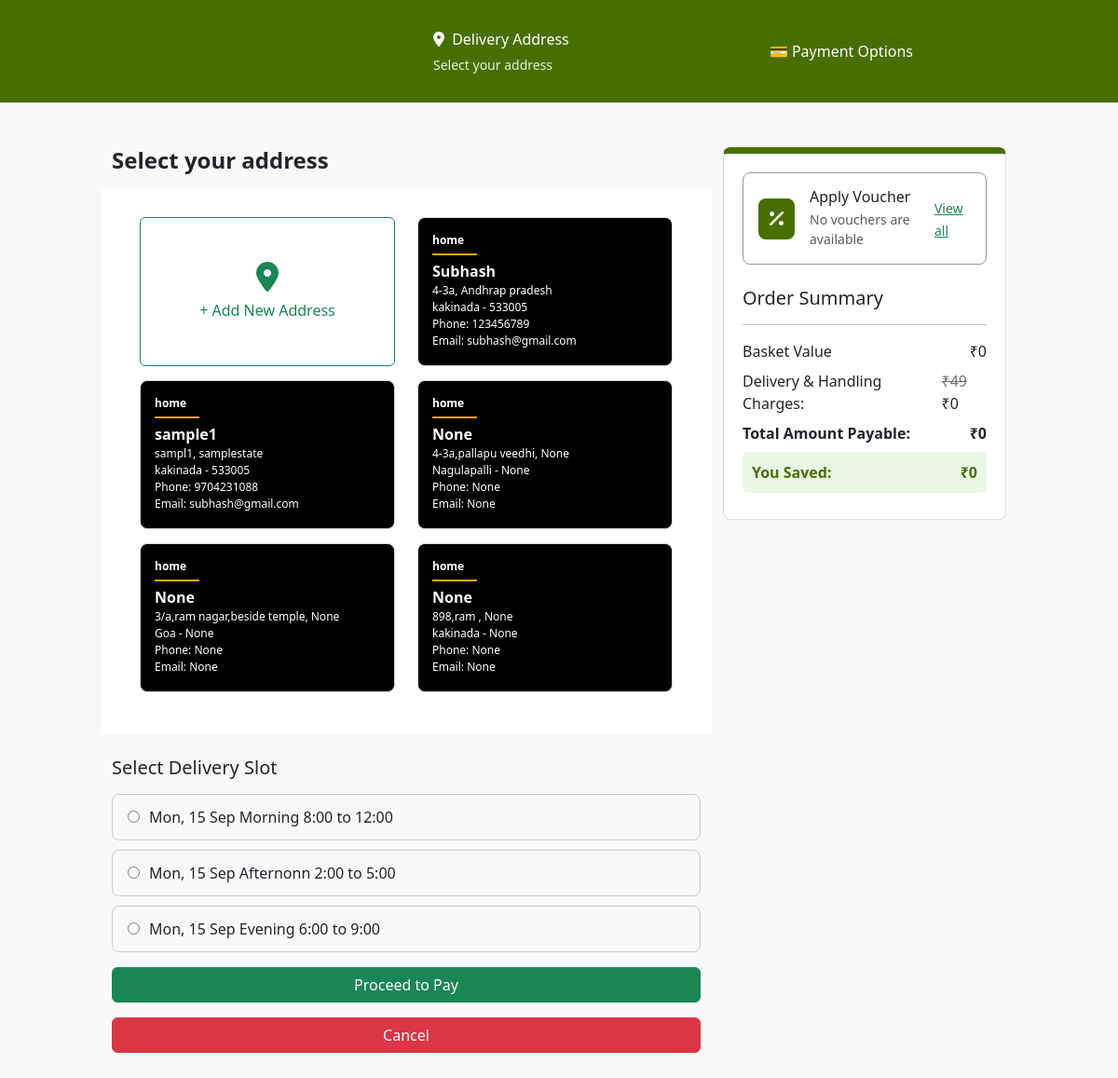
The page /razorpaym/checkout/ (signed in) on the database its author committed.
### accounts/models.py (models this page shows, shortened)
class Address(models.Model):
    user = models.ForeignKey(User, on_delete=models.CASCADE, related_name="addresses")
    customer_name = models.CharField(max_length=100, blank=True, null=True)
    customer_email = models.CharField(max_length=100, blank=True, null=True)
    customer_phone = models.CharField(max_length=100, blank=True, null=True)
    address_line = models.TextField()
    city = models.CharField(max_length=64)
    state = models.CharField(max_length=64, blank=True, null=True)
    pincode = models.CharField(max_length=12, blank=True, null=True)
    address_type = models.CharField(max_length=12, blank=True, null=True,default="home")
    is_default = models.BooleanField(default=False)

### orders/models.py (models this page shows)
class DeliverySlot(models.Model):
    date = models.DateField()
    slot_label = models.CharField(max_length=64)  # e.g. "7:00 AM - 10:00 AM"
    def __str__(self):
        return f"{self.date.strftime('%a, %d %b')} {self.slot_label}"

### razorpaym/views.py (the view, shortened to what this page needs)
# urls.py: path("checkout/", views.checkout_view, name="checkout"),
@csrf_exempt
def checkout_view(request):
    cart_items = CartItem.objects.filter(user=request.user)
    total_amount = sum(item.total_price for item in cart_items)
    savings = sum(item.saved for item in cart_items)
    if isinstance(request.user, AnonymousUser):
        cartcount = 0
    else:
        cartcount = CartItem.objects.filter(user=request.user).count()
    addresses = request.user.addresses.all()
    slots = DeliverySlot.objects.all()
    razorpay_order = None
    order = None
    return render(request, "razorpaym/checkout.html", {
        "cart_items": cart_items,
        "total_amount": total_amount,
        "savings": savings,
        "addresses": addresses,
        "slots": slots,
        "razorpay_key": settings.RAZORPAY_KEY_ID,
        "razorpay_order": razorpay_order,
        "order": order,
        "cartcount":cartcount,
    })

### templates/razorpaym/checkout.html (shortened to what this page needs)
{% load static %}
<!DOCTYPE html>
<html lang="en">
<head>
    <link href="https://cdn.jsdelivr.net/npm/bootstrap@5.3.2/dist/css/bootstrap.min.css" rel="stylesheet">
    <link rel="stylesheet" href="https://cdnjs.cloudflare.com/ajax/libs/font-awesome/6.4.0/css/all.min.css">
</head>
<body>
<div class="checkout-header d-flex justify-content-between align-items-center fixed-top" style="padding:30px 220px;">
    <div class="logo" style="padding-right: 30px;"><img src="/static/images/fevi.png" alt="" style="border-radius: 10px;height: 50px;"></div>
    <div>
         <div class="step"><i class="fa-solid fa-location-dot me-1"></i> Delivery Address</div>
        <div id="header-selected-address" class="selected-address step">
            {% if selected_address %}
                {{selected_address.name}}
            {% else %}
                Select your address
            {% endif %}
        </div>
    </div>
    <div class="step">💳 Payment Options</div>
</div>
<div class="container my-4" style="padding: 8px 90px;">
    <div class="row">
        <div class="col-md-8">
            <h5 class="mb-3" style="font-weight: bolder; font-size: 24px;">Select your address</h5>
            <form method="post" id="checkout-form">
                <div class="row" style="background-color:white; padding: 30px;">
                     <div class="col-md-6 d-flex justify-content-center align-items-center" style="height: 160px;">
                            <a href="{% url 'razorpaym:razorpaym_add_address' %}" class="btn btn-outline-success w-100 h-100 d-flex flex-column justify-content-center align-items-center">
                                <i class="fas fa-map-marker-alt fa-2x mb-2"></i>
                                <span>+ Add New Address</span>
                            </a>
                        </div>
                    {% for addr in addresses %}
                        <div class="col-md-6">
                            <div class="address-card {% if addr.id == selected_address.id %}active{% endif %}"
                                data-address="{{ addr.customer_name }},{{ addr.address_line }}, {{ addr.city }} - {{ addr.pincode }}">
                                <label class="d-block" style="font-size: 12px;">
                                    <strong >{{addr.address_type}}</strong><br>
                                    <div class="home-underline"></div>
                                    <strong style="font-size: 16px;">{{ addr.customer_name }}</strong><br>
                                    {{ addr.address_line }},  {{ addr.state }} <br>{{ addr.city }} - {{ addr.pincode }}<br>
                                    Phone: {{ addr.customer_phone }} <br>
                                    Email: {{ addr.customer_email }}
                                </label>
                            </div>
                        </div>
                    {% endfor %}
                </div>
                <h5 class="mt-4 mb-3">Select Delivery Slot</h5>
                    <div class="slot-options">
                        {% for slot in slots %}
                            <label class="slot-option">
                                <input type="radio" name="slot" value="{{ slot.id }}" required>
                                <span>{{ slot }}</span>
                            </label>
                        {% endfor %}
                    </div>
              <button type="submit" class="btn btn-success mt-3 w-100">
                  Proceed to Pay
                </button>
                <a type="button" class="btn btn-danger mt-3 w-100" href="{% url 'home' %}">
                    Cancel
                </a>
            </form>
        </div>
        <div class="col-md-4">
            <div class="order-summary" style="border-top: 7px solid #476F00;">
             <div class="d-flex align-items-center p-3" style=" border-radius: 8px; border: 1px solid rgb(151, 151, 151);"  >
            <div class="me-3">
                <i class="fas fa-percent" style="background-color: #476F00; color: white; padding: 12px; font-size: 20px; border-radius: 8px;"></i>
            </div>
            <div class="flex-grow-1">
                <h6 class="mb-1" style="margin: 0;">Apply Voucher</h6>
                <p class="mb-0 text-muted" style="font-size: 14px;">No vouchers are available</p>
            </div>
            <div>
                <a href="#" class="text-success" style="font-size: 14px;">View all</a>
            </div>
        </div>
        <br>
                <h5>Order Summary</h5>
                <hr>
                <div class="d-flex justify-content-between mb-2">
                        <p class="mb-0">Basket Value</p>
                        <p class="mb-0">₹{{ total_amount }}</p>
                    </div>
                    <div class="d-flex justify-content-between mb-2">
                        <p class="mb-0">Delivery & Handling Charges:</p>
                        <p class="mb-0"><span style="text-decoration: line-through; color: #747272;">₹49</span> ₹0</p>
                    </div>
                    <div class="d-flex justify-content-between mb-2">
                        <p class="mb-0"><strong>Total Amount Payable:</strong></p>
                        <p class="mb-0"><strong>₹{{ total_amount }}</strong></p>
                    </div>
                    <div class="d-flex justify-content-between mb-2 savings">
                        <p class="mb-0">You Saved:</p>
                        <p class="mb-0"><strong>₹{{ savings }}</strong></p>
                    </div>
            </div>
        </div>
    </div>
</div>
</body>
</html>

### templates/razorpaym/checkout.html (style rules this page uses)
body { background-color: #f9f9f9; }
.checkout-header { background: #476F00; color: white; padding: 15px; }
.checkout-header .logo { font-size: 22px; font-weight: bold; }
.checkout-header .step { margin-left: 30px; font-weight: 500; }
.selected-address { font-size: 14px; margin-top: 5px; color: #e5f4d6; }
.address-card { border: 1px solid #ddd; border-radius: 8px; padding: 15px; margin-bottom: 15px; background: white; cursor: pointer; transition: all 0.3s ease; }
.order-summary { border: 1px solid #ddd; border-radius: 8px; padding: 20px; background: white; }
.savings { background: #e8f8e5; color: #476F00; font-weight: bold; padding: 10px; border-radius: 6px; }
.address-card { background-color: #000; color: white; height: 160px; padding: 15px; border-radius: 8px; transition: transform 0.3s ease, background-color 0.3s ease; cursor: pointer; }
.home-underline { background-color: orange; height: 2px; width: 20%; margin: 5px 0; }
.slot-options { display: flex; flex-direction: column; gap: 10px; }
.slot-option { display: flex; align-items: center; padding: 12px 16px; border: 1px solid #ccc; border-radius: 8px; cursor: pointer; transition: all 0.3s ease; background-color: #f8f9fa; }
.slot-option input[type="radio"] { margin-right: 10px; }

### rows shown on the page
Address: address_type "home", customer_name "Subhash", address_line "4-3a", state "Andhrap pradesh", city "kakinada", pincode "533005", customer_phone "123456789", customer_email "subhash@gmail.com"
Address: address_type "home", customer_name "sample1", address_line "sampl1", state "samplestate", city "kakinada", pincode "533005", customer_phone "9704231088", customer_email "subhash@gmail.com"
Address: address_type "home", customer_name "None", address_line "4-3a,pallapu veedhi", state "None", city "Nagulapalli", pincode "None", customer_phone "None", customer_email "None"
Address: address_type "home", customer_name "None", address_line "3/a,ram nagar,beside temple", state "None", city "Goa", pincode "None", customer_phone "None", customer_email "None"
Address: address_type "home", customer_name "None", address_line "898,ram", state "None", city "kakinada", pincode "None", customer_phone "None", customer_email "None"
DeliverySlot: date+slot_label "Mon, 15 Sep Morning 8:00 to 12:00"
DeliverySlot: date+slot_label "Mon, 15 Sep Afternonn 2:00 to 5:00"
DeliverySlot: date+slot_label "Mon, 15 Sep Evening 6:00 to 9:00"

### other values the page prints
{{ total_amount }} "0"
{{ savings }} "0"
